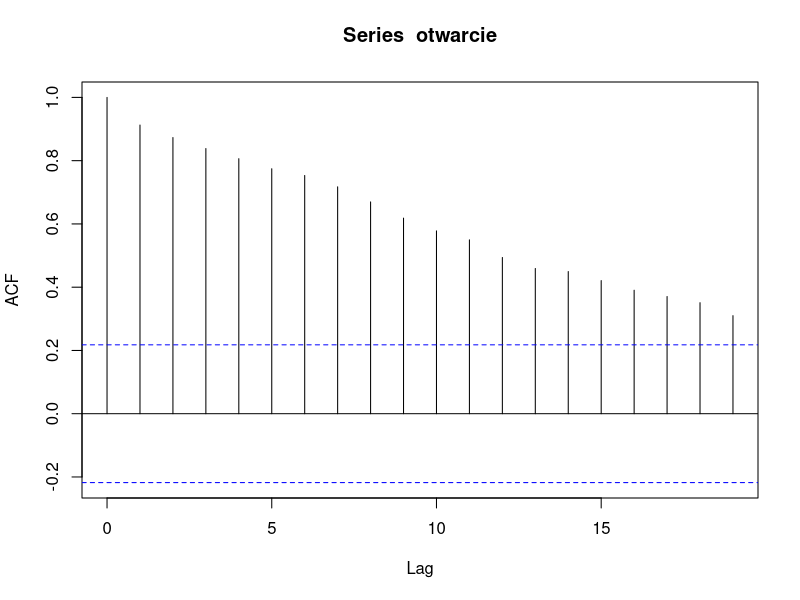
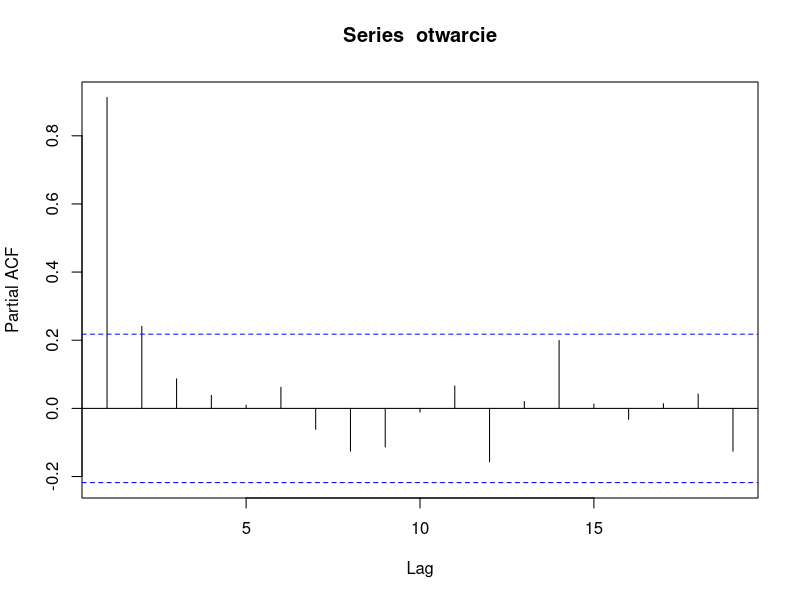
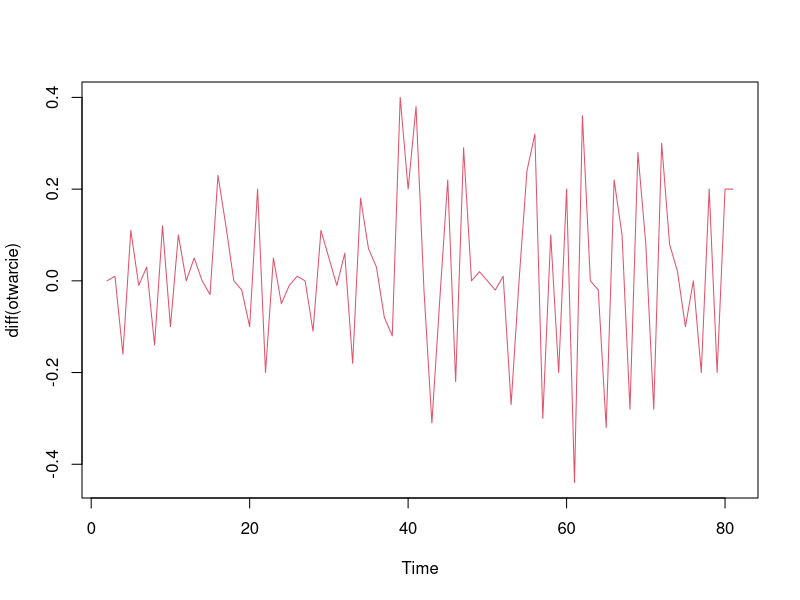
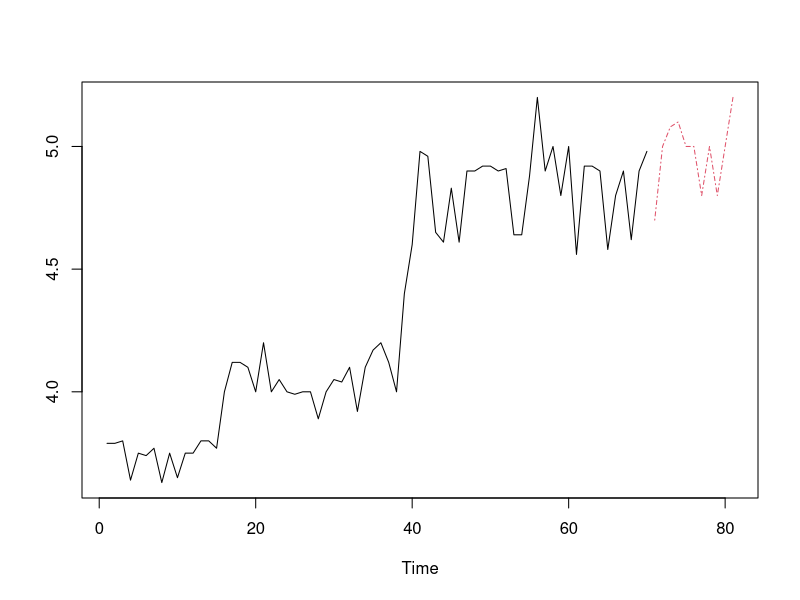
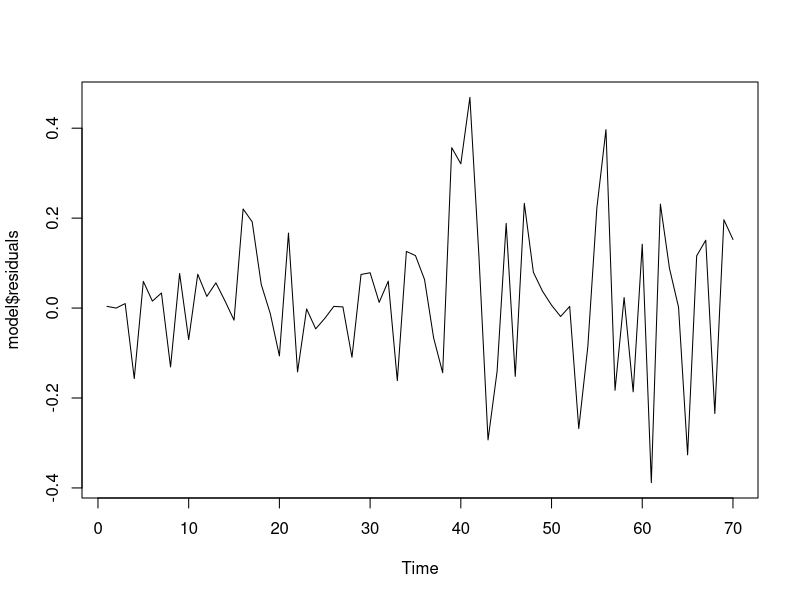
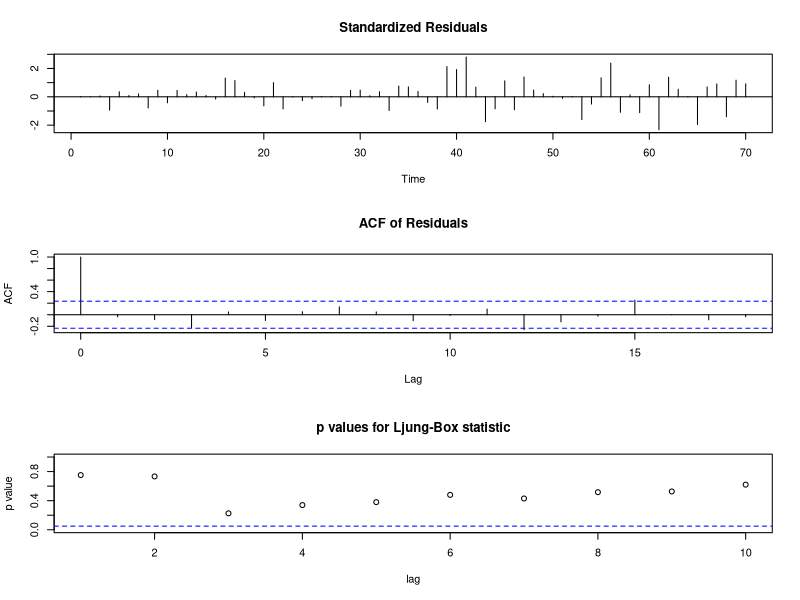
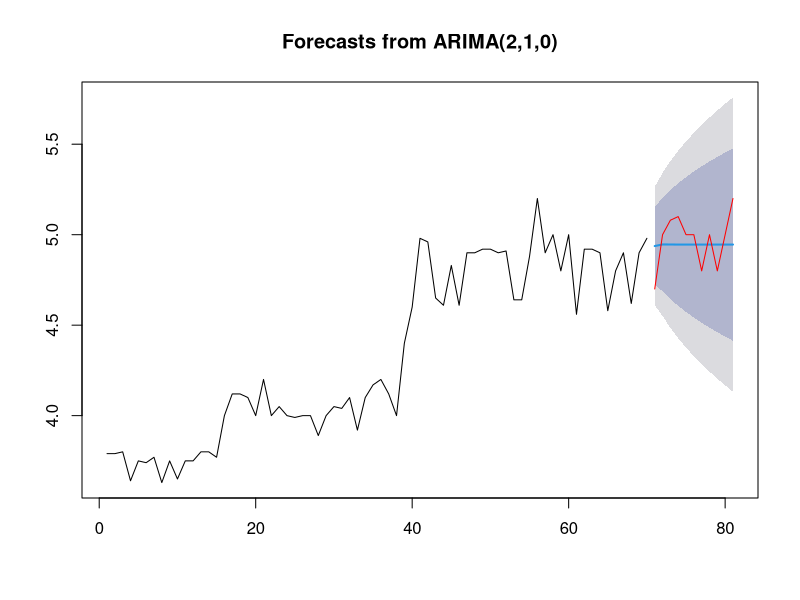
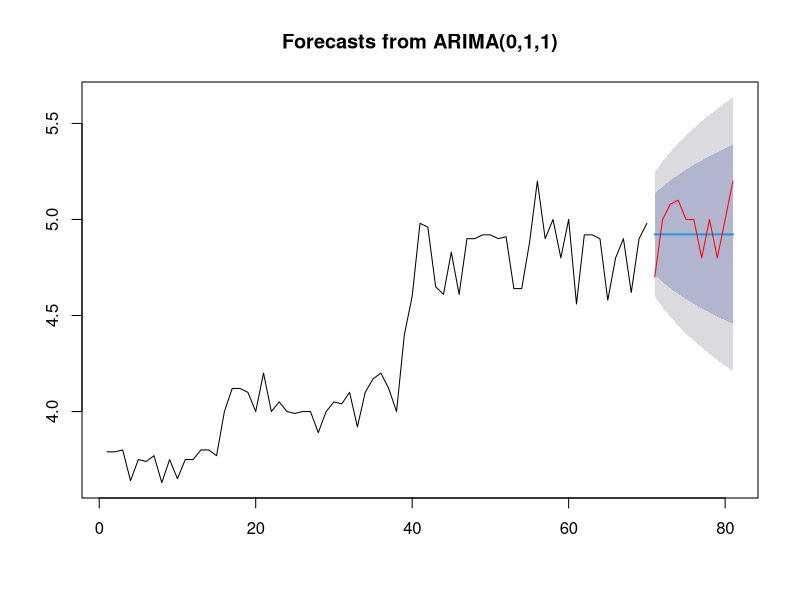

The R source for these figures, in order:
## ---- chunk 1
knitr::opts_chunk$set(echo = TRUE)
## ---- chunk 2
library(forecast)
library(readxl)
dane <- read.csv("dudaczyk-GPW-WOJAS.csv", header=TRUE)[,1:5]

summary(dane)
## ---- chunk 3
otwarcie=dane$Otwarcie
data=dane$Data
## ---- chunk 4
otwarcie=ts(otwarcie, frequency=1)
dates=as.Date(data, format='%Y-%m-%d')
sessional_otwarcie=ts(otwarcie,frequency = 5)
## ---- chunk 5
acf(otwarcie)
## ---- chunk 6
pacf(otwarcie)
## ---- chunk 7
plot(diff(otwarcie), col=2)
## ---- chunk 8
length(otwarcie)
uczacy<-window(otwarcie, end = 70)
uczacy
testowy<-window(otwarcie, start = 71)
testowy
## ---- chunk 9
ts.plot(uczacy, testowy, col=1:4, lty=c(1,4))
## ---- chunk 10
model<-Arima(uczacy, order = c(2,1,0))
summary(model)
## ---- chunk 11
model1<-Arima(uczacy, order=c(0,1,1))
summary(model1)
## ---- chunk 12
model2<- Arima(uczacy, order=c(1,2,2))
summary(model2)
## ---- chunk 13
plot(model$residuals)
tsdiag(model)
## ---- chunk 14
prog=forecast(model, h=length(testowy))
prog
plot(prog)
lines(testowy,col="red")
## ---- chunk 15
prog1=forecast(model1, h=length(testowy))
prog1
plot(prog1)
lines(testowy,col="red")
## ---- chunk 16
prog2<- forecast(model2, h=length(testowy))
prog2
plot(prog2)
lines(testowy,col="red")
## ---- chunk 17
bladAR=mean((prog$mean-testowy)^2)
bladAR
bladMA=mean((prog1$mean-testowy)^2)
bladMA
bladARIMA=mean((prog2$mean-testowy)^2)
bladARIMA
